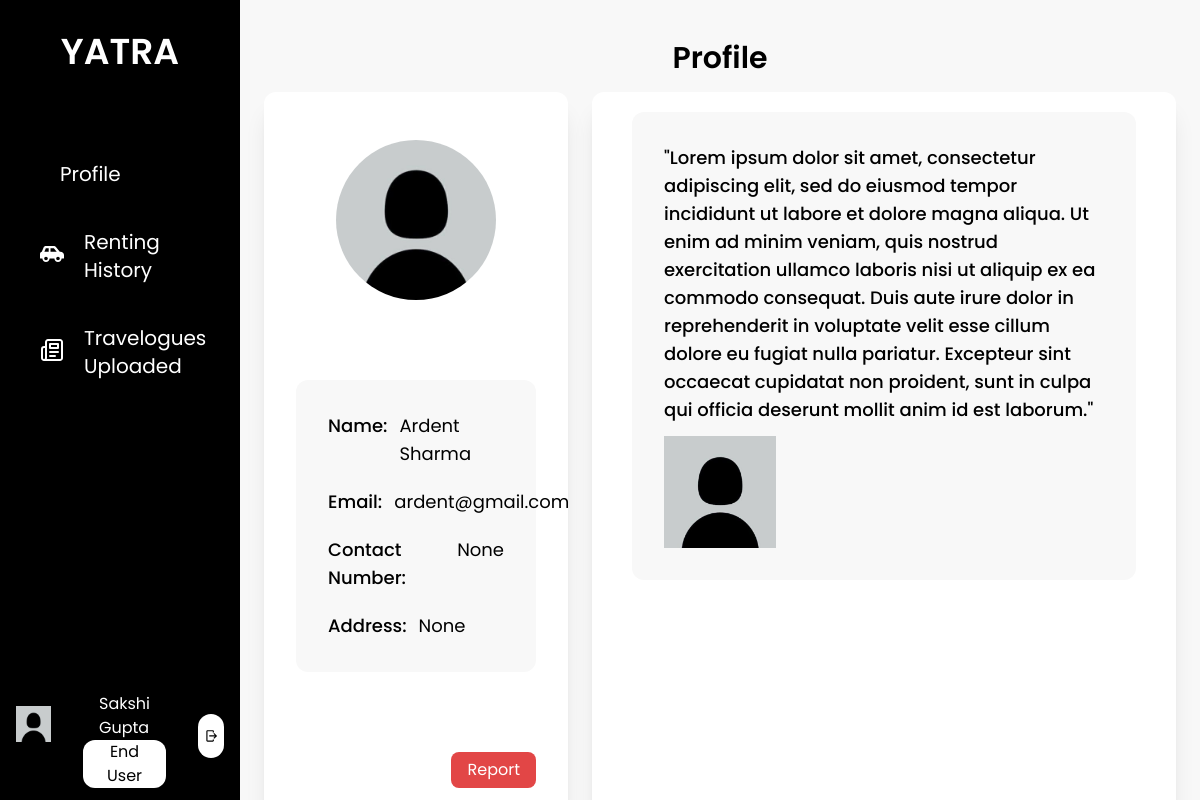
/viewprofilehost/4 (signed in), run on the app's committed database.
### base/models.py (models this page shows, shortened)
class EndUser(models.Model):
    user = models.OneToOneField(User, on_delete=models.CASCADE, related_name="enduser")
    first_name = models.CharField(max_length=25)
    last_name = models.CharField(max_length=25)
    email = models.EmailField()
    phone_number = models.CharField(max_length=10, null= True, blank=True)
    citizenship_id = models.CharField(max_length=20, null= True, blank=True)
    citizenship = models.ImageField(upload_to='enduser/profile',  default='default_photo.jpg')
    license_no = models.CharField(max_length=20, null= True, blank=True)
    license = models.ImageField(upload_to='enduser/profile',  default='default_photo.jpg')
    pic = models.ImageField(upload_to='enduser/profile', default='default_profile.jpg')
    is_approved = models.CharField(max_length=10, choices=status, default="Pending")
    is_blocked = models.BooleanField(default=False)

class Host(models.Model):
    user = models.OneToOneField(User, on_delete=models.CASCADE, related_name="host")
    first_name = models.CharField(max_length=25)
    last_name = models.CharField(max_length=25)
    email = models.EmailField()
    phone_number = models.CharField(max_length=10, null= True, blank=True)
    address = models.CharField(max_length=100, null= True, blank=True)
    citizenship_id = models.CharField(max_length=20, null= True, blank=True)
    citizenship = models.ImageField(upload_to='host/profile', default='default_photo.jpg')
    pic = models.ImageField(upload_to='host/profile', default='default_profile.jpg')
    is_approved = models.CharField(max_length=10, choices=status, default="Pending")
    is_blocked = models.BooleanField(default=False)

class Vehicle(models.Model):
    types = (
        ('Sedan', 'Sedan'),
        ('SUV', 'SUV'),
        ('Jeep', 'Jeep'),
        ('Mini-Van', 'Mini-Van'),
        ('Other', 'Other'),
    )
    number_plate = models.CharField(max_length=20, unique=True)
    host = models.ForeignKey(Host, on_delete=models.SET_NULL, null=True, related_name="owner")
    location = models.ForeignKey(Location, on_delete=models.SET_NULL, null=True, related_name="place")
    bluebook = models.ImageField(upload_to="host/vehicle")
    bluebook_id = models.CharField(max_length=25)
    image1 = models.ImageField(upload_to="host/vehicle")
    image2 = models.ImageField(upload_to="host/vehicle")
    image3 = models.ImageField(upload_to="host/vehicle", null=True, blank=True)
    description = models.TextField(max_length=500)
    feature = models.TextField(max_length=500)
    price = models.PositiveIntegerField()
    type = models.CharField(max_length=10, choices=types)
    is_approved = models.CharField(max_length=10, choices=status, default="Pending")
    is_rented = models.BooleanField(default=False)

### base/views.py (the view)
# urls.py: path('viewprofilehost/<int:pk>',views.view_profile_host, name='view_profile_host'),
def view_profile_host(request, pk):
    host = Host.objects.get(id=pk)
    vehicles = Vehicle.objects.filter(host=host)
    report = ReportUser.objects.filter(by=request.user, to=host.user)
    context={
        'host':host,
        'vehicles':vehicles,
    }
    return render(request, 'enduser/host_profile.html', context)

### base/templatetags/user_group.py (called while the page is built)
@register.filter(name='has_group')
def has_group(user, group_name):
    return user.groups.filter(name=group_name).exists()

### base/templates/enduser/host_profile.html (shortened to what this page needs)
{% extends 'base/base.html' %}
{% load static %}
{% load user_group %}
{% block content %}
<div class="flex flex-col h-screen px-6 py-10 w-full bg-theme">
    <p class="text-center text-3xl font-semibold pt pb-4">Profile</p>
    <div class="flex flex-row h-full gap-6">
        <div class="bg-white h-full flex flex-col w-1/3 py-12 rounded-xl shadow-xl">
            <img src="{{ host.pic.url }}" style="object-fit: contain" alt="" class="mx-auto mb-20 w-40 h-40 object-cover rounded-full ">
            <div class="flex flex-col bg-theme  mx-8 p-8 text-lg rounded-xl">
                <div class="flex mb-5">
                    <p class="font-medium">Name:</p>
                    <p class="ml-3">{{ host.first_name }} {{ host.last_name }}</p>
                </div>
                <div class="flex mb-5">
                    <p class="font-medium">Email:</p>
                    <p class="ml-3">{{ host.email }}</p>
                </div>
                <div class="flex mb-5">
                    <p class="font-medium">Contact Number:</p>
                    <p class="ml-3">{{ host.phone_number}}</p>
                </div>
                <div class="flex">
                    <p class="font-medium">Address:</p>
                    <p class="ml-3">{{ host.address }}</p>
                </div>
            </div>
            <div class="flex w-fll justify-end mt-20 mx-4">
                <form action="{% url 'report_user' to=host.user_id %}" method="get" style="margin-bottom: 0px;">
                    <button type="submit" class="bg-danger px-4 py-1.5 mr-4 mb-0 text-white rounded-lg">Report</button>
                </form>
            </div>
        </div>
        <div class="bg-white h-full flex flex-col w-2/3 rounded-xl shadow-xl">
            {% for vehicle in vehicles %}
            <div class="flex flex-col bg-theme mx-10 my-5 p-8 text-lg rounded-xl relative">
                <div class="flex mb-3">
                    <p class="font-medium">{{ vehicle.description}}</p>
                </div>
                <div class="flex">
                    <img src="{{ host.pic.url }}" class="h-28 w-auto"/>
                </div>
            </div>
            {% endfor %}
        </div>
    </div>
</div>
{% endblock content %}

### base/templates/base/base.html (shortened to what this page needs)
{% load static tailwind_tags %}
{% load user_group %}
<html lang="en">
<head>
    {% tailwind_css %}
</head>
<body class="font-poppins min-h-screen">
    <div class="flex flex-row">
        <div class="flex w-1/5 bg-black h-screen text-white">
            <div class="w-full relative">
                <div class="flex justify-center pb-8">
                    <a href="{% url 'home' %}" class="py-8">
                        <span class="text-4xl text-center font-semibold">YATRA</span>
                    </a>
                </div>
                {% if user|has_group:'enduser' %}
                <div class="text-xl">
                    {% with request.resolver_match.url_name as url_name %}
                    <ul class="px-4">
                        <a href="{% url 'enduser_profile' %}" class="nav-bar-items {% if url_name == 'enduser_profile' or url_name == 'enduser_update_profile' or url_name == 'enduser_upload_documents' %}active{% endif %}">
                            <li class="nav-bar-li">
                                Profile
                            </li>
                        </a>
                        <a href="{% url 'renting_history' %}" class="nav-bar-items {% if url_name == 'renting_history' %}active{% endif %}">
                            <img src="{% static 'images/Vehicle.svg' %}" alt="">
                            <li class="nav-bar-li">
                               Renting History
                            </li>
                        </a>
                        <a href="{% url 'travelogues_uploaded' %}" class="nav-bar-items {% if url_name == 'travelogues_uploaded' %}active{% endif %}">
                            <img src="{% static 'images/blog.svg' %}" alt="">
                            <li class="nav-bar-li ">
                               Travelogues Uploaded
                            </li>
                        </a>
                    </ul>
                    {% endwith %}
                </div>
                <div class="flex flex-row absolute bottom-0 justify-evenly py-3 px-4 w-full">
                    <a href="{% url 'enduser_profile' %}" class=" ">
                        <img src="{% static 'images/default_profile.jpg' %}" style="object-fit: contain" alt="" class="w-20 h-20 object-cover rounded-full ">
                    </a>
                    <div class="flex flex-col px-8 justify-evenly">
                        <p class="text-generalBackground px-4 mt-2 ">{{ user.enduser.first_name }} {{ user.enduser.last_name }}</p>
                        <p class="text-gray px-4 text-center rounded-xl bg-white text-black py-0.75 ">End User</p>
                    </div>
                    <div class="ml-auto my-auto flex-end p-1.5 bg-white rounded-full">
                        <a href="{% url 'logout' %}">
                            <img src="{% static 'images/logout.svg' %}" alt="" class="h-8">
                        </a>
                    </div>
                </div>
                {% endif %}
            </div>
        </div>
        <div class="flex w-4/5 h-screen relative overflow-y-auto">
            {% block content %}
            {% endblock content%}
        </div>
    </div>
</body>
</html>

### data on the page
Host: pic (placeholder picture), first_name "Ardent", last_name "Sharma", email "ardent@gmail.com", phone_number "None", address "None"
Vehicle: description "\"Lorem ipsum dolor sit amet, consectetur adipiscing elit, sed do eiusmod tempor incididunt ut labore et dolore magna aliqua. Ut enim ad minim veniam, quis nostrud exercitation ullamco laboris nisi ut aliquip ex ea commodo consequat. Duis aute irure dolor in reprehenderit in voluptate velit esse cillum dolore eu fugiat nulla pariatur. Excepteur sint occaecat cupidatat non proident, sunt in culpa qui officia deserunt mollit anim id est laborum.\"", pic (placeholder picture)

### other printed values
{{ user.enduser.first_name }} "Sakshi"
{{ user.enduser.last_name }} "Gupta"
